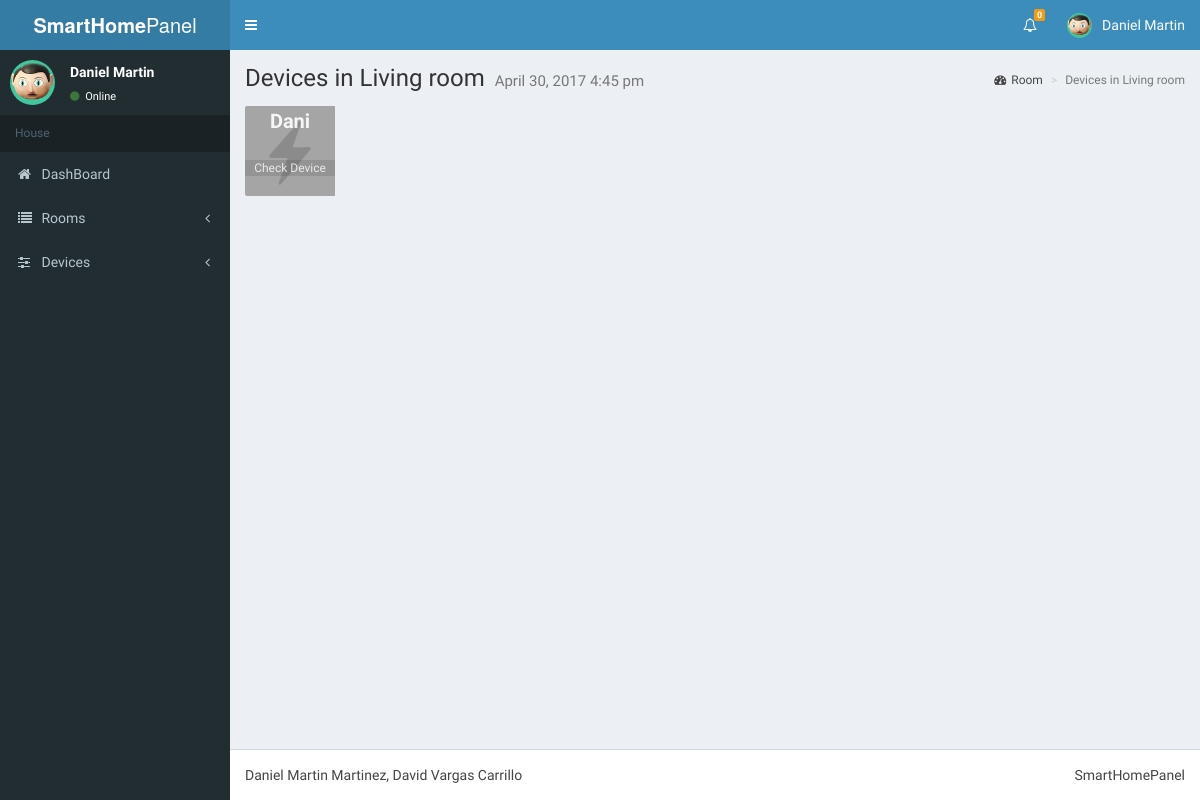
Page /content/room/room_controller.php?id=1 on the earlier database version.
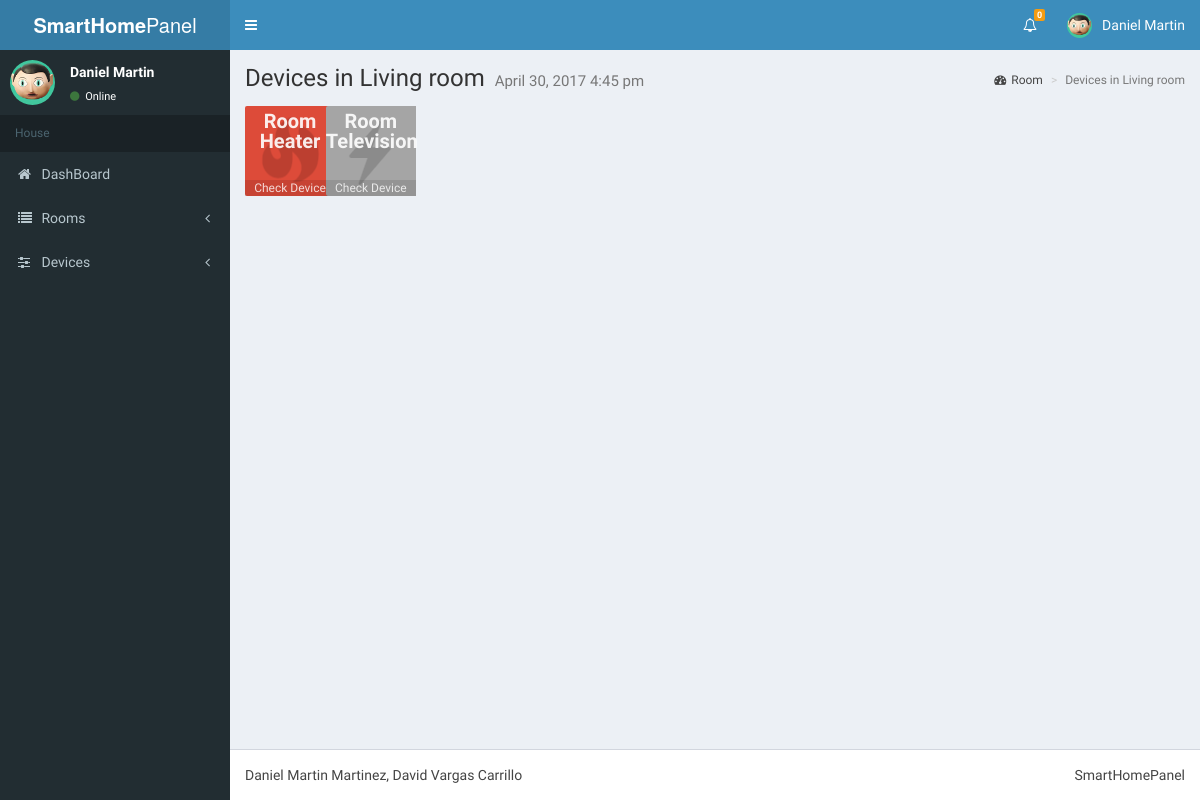
Same page on the later database version.
### tables this page shows
CREATE TABLE `device` (
  `id` int(11) NOT NULL,
  `type` int(11) NOT NULL,
  `name` varchar(50) NOT NULL,
  `consumption` double NOT NULL,
  `RoomID` int(11) NOT NULL,
  `state` tinyint(1) DEFAULT NULL,
  `temperature` int(11) NOT NULL
);

### content/connector/connection.php (called while the page is built)
<?php
	class Connector{
		public static function DBConnection(){
			$usuario = "root";
			$pass = "";
			$host = "localhost";
			$dbname = "smarthousepanel";
			$mdb = new PDO("mysql:host=" . $host . ";dbname=" . $dbname, $usuario, $pass,array(PDO::MYSQL_ATTR_INIT_COMMAND => "SET NAMES utf8"));
			return $mdb;
		}
	}
?>

### content/room/room_controller.php (called while the page is built, shortened)
<?php
		require_once("../menus/header.php");
		require_once("../connector/connection.php");
		require_once("room_model.php");
		require_once("room_view.php");
		require_once("../menus/footer.php");
?>

### content/room/room_model.php (the view, shortened to what this page needs)
<?php
	class Room {
		function Room() {
			$this->mbd=Connector::DBConnection();
		}
		public function getRoomDevices() {
			$sentence = "SELECT * FROM device where RoomID=" . $_GET['id'];
			foreach ($this->mbd->query($sentence) as $row) {
					echo
				"<div class='col-md-1 col-sm-6 col-xs-4'>
				<div class='bg-aqua'>
				<span class='info-box-icon back" . $row['type']; if(!$row['state']){echo " device-off";}; echo "'><p class='device-name'><a href=room_controller.php?id=". $_GET['id'] ."&seton=" . $row['id'] .  ">" .  $row['name'] . "</a></p>
						<button type='button' class='small-box-footer-own' data-toggle='modal' data-target='#DevicePModal'
					data-ip='" . $row['id']  ."'
					data-Comp='". $row['consumption'] ."'
					data-State='"; if($row['state'] == 1){echo "Device is ON";}else{echo "Device is OFF";} echo "'
					Data-room='"; if($row['RoomID'] == 2){ echo "Kitchen"; }else if($row['RoomID'] == 1){echo "Living Room";} echo "'
					 data-whatever='".$row['name'] . "'>Check Device</button></span>
				</div>
				</div>";
				}
		}
	}
?>

Differences in the rows shown:
no longer on this page (row edited): device: name "Dani"
now on this page (row edited): device: shows a picture, name "Room Heater"
added device: name "Room Television"
